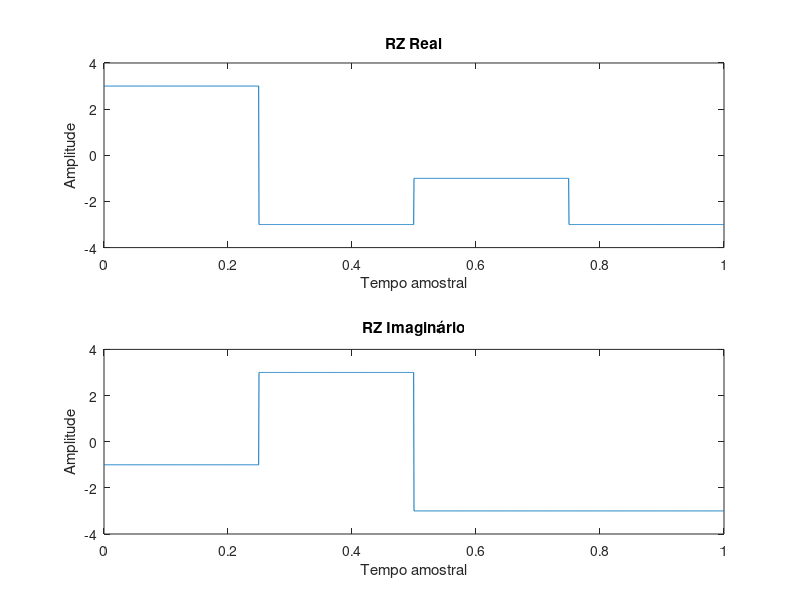
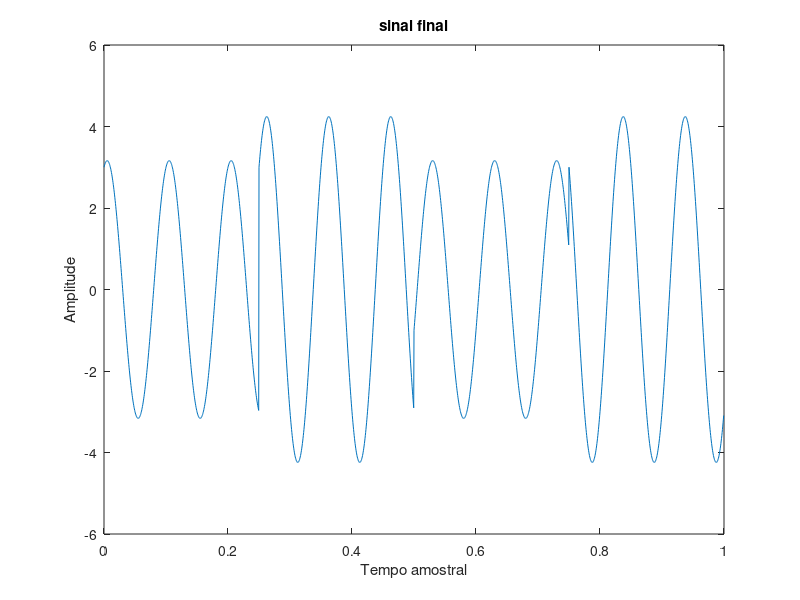
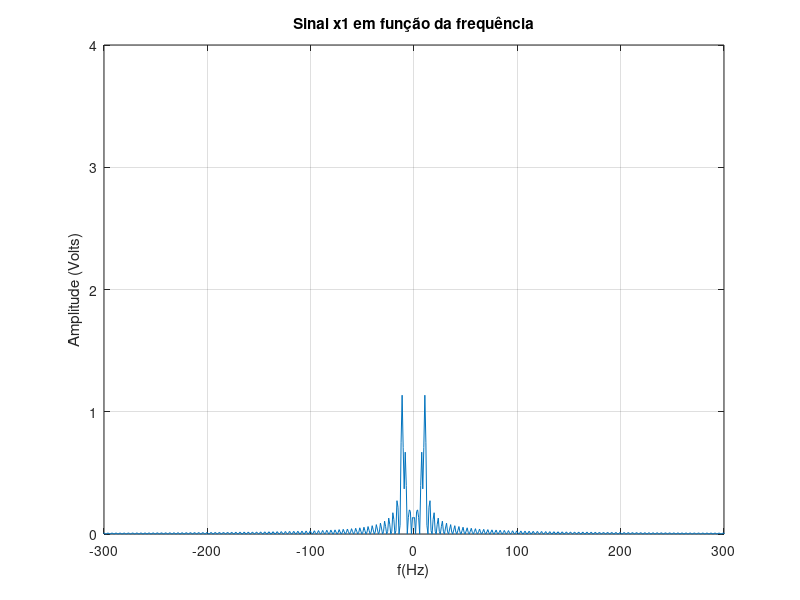

Write the MATLAB code that produced these figures, in order.
close all; clear all; clc;
pkg load signal;
pkg load communications;

M = 16;
info = [1 0 1 1 0 0 0 0 0 1 1 0 0 0 1 0];
bits = log2(M);
fc = 10;

periodos_pulso_NRZ = 50;
amostras_periodo = 10;
N = periodos_pulso_NRZ * amostras_periodo;
A = 1;

Rb = M;
Rs = Rb/bits;

fs = Rs * N;
ts = 1/fs;
t = [0:ts:1-ts];


% Passando pelo conversor decimal
info_DEC = bi2de(reshape(info, bits, [])', 'left-msb')';

% Realizando modulação QAM em 16-QAM
sinalQAM = qammod(info_DEC,M);

% Separando parte real (inphase) e imagíaria (quadratura)
sinalQAM_real = real(sinalQAM);
sinalQAM_imag = imag(sinalQAM);

% Fazendo os 4 PAMs
sinalQAM_real_up = upsample(sinalQAM_real,N);
sinalQAM_imag_up = upsample(sinalQAM_imag,N);
filtroRZ = ones(1,N);

sinalQAM_real_RZ = filter(filtroRZ,1,sinalQAM_real_up);
sinalQAM_imag_RZ = filter(filtroRZ,1,sinalQAM_imag_up);

% Fazendo os multiplicadores
cosseno = A*cos(2 * pi * fc * t);
seno = A*sin(2 * pi * fc * t);

% Realizando as multiplicados
sinalQAM_real_RZ_deslocado = cosseno .* sinalQAM_real_RZ;
sinalQAM_imag_RZ_deslocado = -seno .* sinalQAM_imag_RZ;

sinal_final_tx = sinalQAM_real_RZ_deslocado + sinalQAM_imag_RZ_deslocado;

% Plots da transmissão


figure(1)
% Plot do RZ do real
subplot(211)
plot(t, sinalQAM_real_RZ);
title('RZ Real');
xlabel('Tempo amostral'); ylabel('Amplitude');
ylim([-4 4]);
% Plot do RZ do imaginário
subplot(212)
plot(t, sinalQAM_imag_RZ);
title('RZ Imaginário');
xlabel('Tempo amostral'); ylabel('Amplitude');
ylim([-4 4]);

figure(2)
plot(t,sinal_final_tx);
title('sinal final');
xlabel('Tempo amostral'); ylabel('Amplitude');


%-----------------------------------------------------------------------------------------------------------------
% Realizando a recepção
%-----------------------------------------------------------------------------------------------------------------


% Recebendo o sinal final do transmissor
sinal_inicial_rx = sinal_final_tx;

% Colocando o sinal em banda base
sinal_rx_real = cosseno .* sinal_inicial_rx;
sinal_rx_imag = -seno .* sinal_inicial_rx;

% Preparando o filtro passa baixas
filtro_passa_baixas =  fir1(10, (fc*2)/fs);


% Filtrando o sinal para deixar fidedigno ao original em banda base
sinal_rx_real_filtrado = filter(filtro_passa_baixas, 1, sinal_rx_real); 
sinal_rx_imag_filtrado = filter(filtro_passa_baixas, 1, sinal_rx_imag); 

% Realizando as amostragens
sinal_rx_real_amostrado = sinal_rx_real_filtrado(N:N:end);
sinal_rx_imag_amostrado = sinal_rx_imag_filtrado(N:N:end);


% Plotando tudo no domínio da frequência

% Vetor da frequência:
df = length(t) / (fs+1);
f = -fs/2 : df : fs/2-1;

X_ftx = fft(sinal_final_tx)/length(sinal_final_tx);
X_ftx = fftshift(X_ftx);

figure(3)
plot(f,abs(X_ftx));
xlim([-300 300]);
ylim([0 4]);
ylabel('Amplitude (Volts)');
xlabel('f(Hz)');
title('Sinal x1 em função da frequência');
grid on;






# % Plots da recepção
# figure(3)
# % Plot do RZ do real
# subplot(211)
# plot(t, sinal_rx_real_filtrado);
# title('RZ Real');
# xlabel('Tempo amostral'); ylabel('Amplitude');
# ylim([-4 4]);
# % Plot do RZ do imaginário
# subplot(212)
# plot(t, sinal_rx_imag_filtrado);
# title('RZ Imaginário');
# xlabel('Tempo amostral'); ylabel('Amplitude');
# ylim([-4 4]);


